Frame 1 (no input): blank canvas, image omitted
Frame 60 (the mouse pressed at the canvas centre just before this capture): blank canvas, image omitted
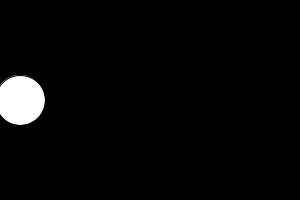
Frame 120 (the mouse held since frame 60 and released just before this capture)

The Processing sketch whose frames 1 and 60 were blank and that drew this single picture after the mouse press (run headless with seeded random() and noise(); from frame 60 on, the mouse is pressed at the canvas centre):

// Processing sketch: tut03_05
// ── tut03_05.pde
Spot sp;

void setup()
{
  size(300, 200);
  sp = new Spot(-100, 100, 50);
}

void draw()
{
  background(0, 0, 0);
  sp.move();
  sp.display();
}
// ── Spot.pde
public class Spot
{
  private float x, y;
  private float diameter;
  private float speed;
  private float direction;

  public Spot(float x, float y, float diameter)
  {
    this.x=x;
    this.y=y;
    this.diameter = diameter;
    this.speed=1;
    this.direction=1; // left to right
  }

  public void display()
  {
    ellipse(x, y, diameter, diameter);
  }

  public void move()
  {
    x=x+(speed*direction);
  }
  
  //public String toString()
  //{
  //  return "Spot";
  //}
}
